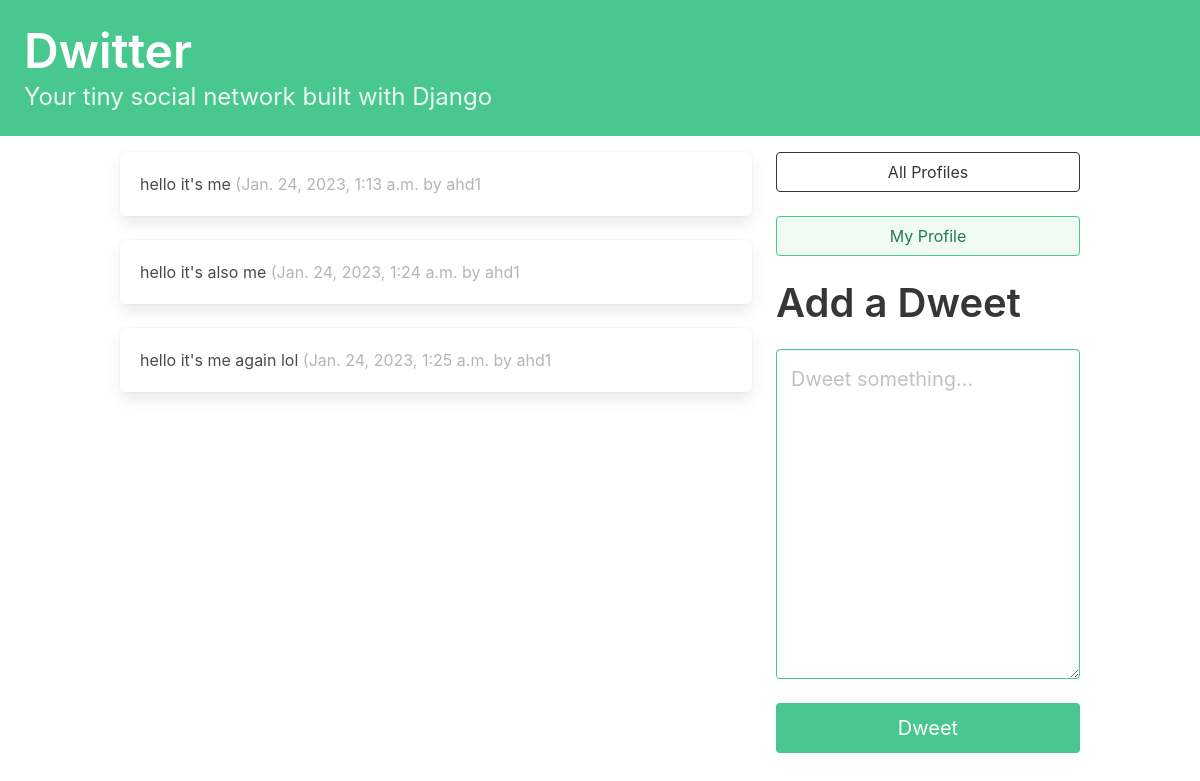
Screenshot of / (signed in) with the database file from the repository.
### dwitter/models.py (models this page shows, shortened)
class Dweet(models.Model):
    user = models.ForeignKey(
        User, related_name="dweets", on_delete=models.DO_NOTHING
    )
    body = models.CharField(max_length=140)
    created_at = models.DateTimeField(auto_now_add=True)

### dwitter/views.py (the view)
# urls.py: path("", dashboard, name="dashboard"),
def dashboard(request):
    form = DweetForm(request.POST or None)
    if request.method == "POST":
        if form.is_valid():
            dweet = form.save(commit=False)
            dweet.user = request.user
            dweet.save()
            return redirect("dwitter:dashboard")
    followed_dweets = Dweet.objects.filter(
        user__profile__in=request.user.profile.follows.all()
    ).order_by("-created_at")
    return render(
        request,
        "dwitter/dashboard.html",
        {"form": form, "dweets": followed_dweets},
    )

### dwitter/forms.py
class DweetForm(forms.ModelForm):
    body = forms.CharField(
        required=True,
        widget=forms.widgets.Textarea(
            attrs={
                "placeholder": "Dweet something...",
                "class": "textarea is-success is-medium",
            }
        ),
        label="",
    )
    class Meta:
        model = Dweet
        exclude = ("user", )

### dwitter/templates/dwitter/dashboard.html (shortened to what this page needs)
{% extends 'base.html' %}
{% block content %}
<div class="column">
    {% for followed in user.profile.follows.all %}
    {% for dweet in followed.user.dweets.all %}
    <div class="box">
        {{dweet.body}}
        <span class="is-small has-text-grey-light">
            ({{ dweet.created_at }} by {{ dweet.user.username }}
        </span>
    </div>
    {% endfor %}
    {% endfor %}
</div>
<div class="column is-one-third">
    <div class="block">
        <a href="{% url 'dwitter:profile_list' %} ">
            <button class="button is-dark is-outlined is-fullwidth">
                All Profiles
            </button>
        </a>
    </div>
    <div class="block">
        <a href="{% url 'dwitter:profile' request.user.profile.id %} ">
            <button class="button is-success is-light is-outlined is-fullwidth">
                My Profile
            </button>
        </a>
    </div>
    <div class="block">
        <div class="block">
            <h2 class="title is-2">Add a Dweet</p>
        </div>
        <div class="block">
            <form method="post">
                {{ form.as_p }}
                <button class="button is-success is-fullwidth is-medium mt-5" type="submit">Dweet
                </button>
            </form>
        </div>
    </div>
</div>
{% endblock content %}

### rows the page displays
Dweet: body "hello it's me", created_at "Jan. 24, 2023, 1:13 a.m.", user.username "ahd1"
Dweet: body "hello it's also me", created_at "Jan. 24, 2023, 1:24 a.m.", user.username "ahd1"
Dweet: body "hello it's me again lol", created_at "Jan. 24, 2023, 1:25 a.m.", user.username "ahd1"
